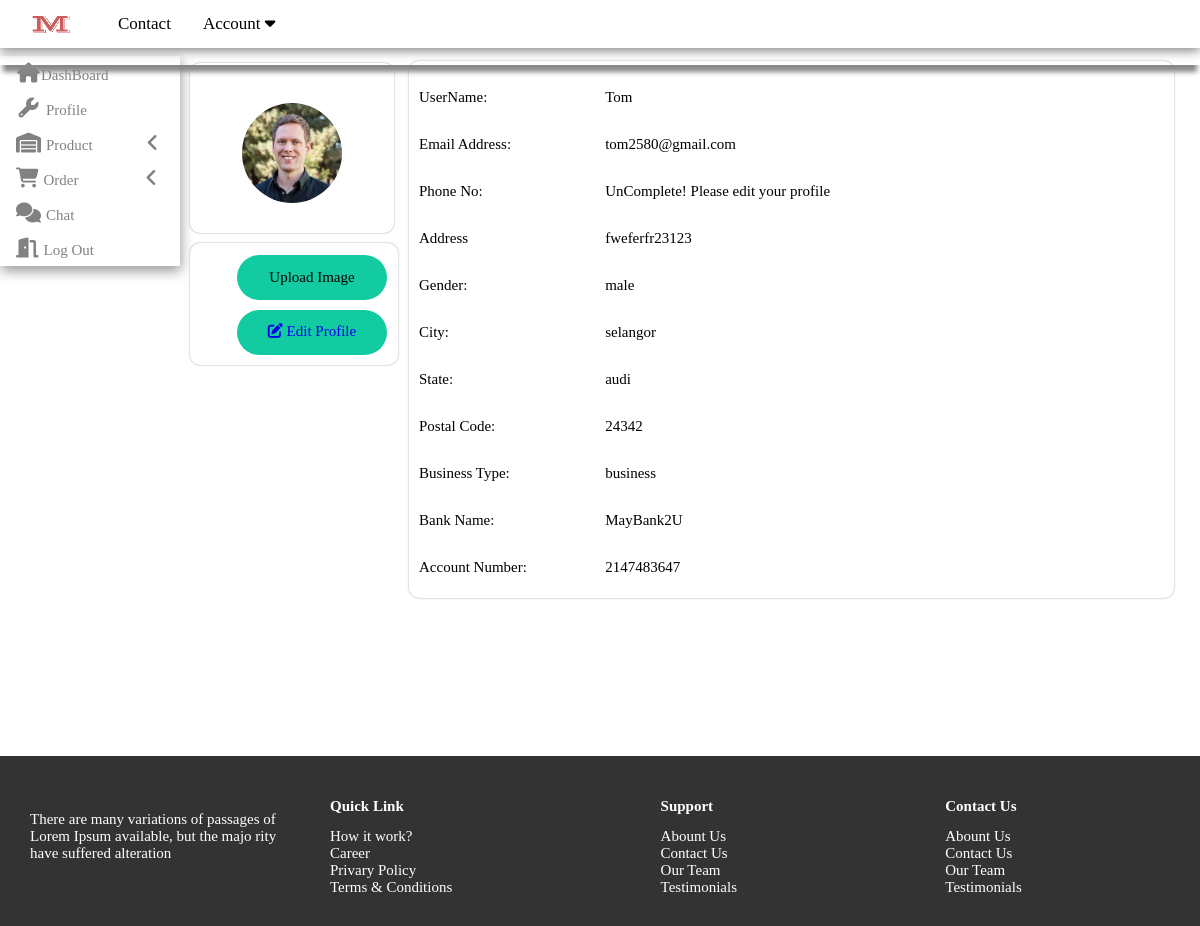
The app's page /seller/profile.php (signed in) with its own data.
### tables this page shows
CREATE TABLE `seller` (
  `sellerId` varchar(255) NOT NULL,
  `sellerName` varchar(255) NOT NULL,
  `email` varchar(255) NOT NULL,
  `phoneNo` int(12) NOT NULL,
  `gender` varchar(6) NOT NULL,
  `image` varchar(255) NOT NULL,
  `address` varchar(255) NOT NULL,
  `city` varchar(255) NOT NULL,
  `state` varchar(255) NOT NULL,
  `postalCode` int(5) NOT NULL,
  `businessType` varchar(255) NOT NULL,
  `bankName` varchar(255) NOT NULL,
  `accountNo` int(17) NOT NULL,
  `password` varchar(255) NOT NULL,
  `lastLogin` timestamp NOT NULL DEFAULT current_timestamp()
);

### seller/profile.php (the view, shortened to what this page needs)
<?php
    include("../config.php");
    $warningText = "UnComplete! Please edit your profile";
    if(isset($_SESSION['sellerId'])){
        $sid = $_SESSION['sellerId'];
        $getData = "select * from seller where sellerId='$sid'";
        $result = $conn->query($getData);
        if($result->num_rows > 0){
            while($row = $result->fetch_assoc()){
                $name=$row['sellerName'];
                $email=$row['email'];
                $phoneNo=$row['phoneNo'];
                $gender=$row['gender'];
                $address=$row['address'];
                $city=$row['city'];
                $state=$row['state'];
                $postalCode=$row['postalCode'];
                $businessType=$row['businessType'];
                $bankName=$row['bankName'];
                $accountNo=$row['accountNo'];
                if(empty($phoneNo)){
                    $phoneNo = $warningText;
                }
            }
        }
    }
?>
<!DOCTYPE html>
<html>
<head>
    <link rel="stylesheet" href="https://cdnjs.cloudflare.com/ajax/libs/font-awesome/4.7.0/css/font-awesome.min.css">
    <link rel="stylesheet" type="text/css" href="../css/reset.css">
    <link rel="stylesheet" type="text/css" href="../css/sellerstyle.css">
    <link rel="stylesheet" type="text/css" href="../css/profilestyle.css">
    <link rel="stylesheet" type="text/css" href="../css/footer.css">
</head>
<body>
    <?php require 'header.php' ?>
    <div class="content">
        <?php require 'asideLeft.php' ?>
        <aside class="contentbar">
            <form action="profile.php" method="post" enctype="multipart/form-data">
                <div class="profile-box">
                    <div class="profile-box-left">
                        <div class="profile-image-box">
                            <div class="profile-box-left-image">
                                <div class="upload-image-box">
                                    <?php
                                    if(isset($_SESSION['sellerId'])){
                                        if(empty($image)){
                                            echo "<img src=\"../images/userIcon.png\" id=\"my-img\" alt=\"\" width=100 height=100\>";
                                        }else{
                                            echo "<img src=\"../images/profileImage/$image\" id=\"my-img\" alt=\"\" width=100 height=100\>";
                                        }
                                    }else {
                                        echo "<img src=\"../images/userIcon.png\" id=\"my-img\" alt=\"\" width=100 height=100\>";
                                    }
                                    ?>
                                </div>
                            </div>
                        </div>
                        <div class="profile-box-left-tools">
                                <div class="images-upload-button-box" >
                                    <button type="submit" name="upload" class="upload-image-btn">Upload Image</button>
                                </div>
                                <div class="edit-box">
                                    <a href="./editProfile.php?sellerId=<?php echo $sid?>"><i class="fas fa-edit"></i> Edit Profile</a>
                                </div>
                        </div>
                    </div>
                    <div class="profile-box-right">
                        <div class="profile-box-row">
                            <div class="profile-col-25">
                                <label for="username">UserName:</label>
                            </div>
                            <div class="profile-col-75">
                                <label for="username" class="profile-edit-mode"><?php echo $name ?></label>
                            </div>
                        </div>
                        <div class="profile-box-row">
                            <div class="profile-col-25">
                                <label for="email">Email Address:</label>
                            </div>
                            <div class="profile-col-75">
                                <label for="username" class="profile-edit-mode"><?php echo $email ?></label>
                            </div>
                        </div>
                        <div class="profile-box-row">
                            <div class="profile-col-25">
                                <label for="phone">Phone No:</label>
                            </div>
                            <div class="profile-col-75">
                                <label for="username" class="profile-edit-mode"><?php echo $phoneNo ?></label>
                            </div>
                        </div>
                        <div class="profile-box-row">
                            <div class="profile-col-25">
                                <label for="address">Address</label>
                            </div>
                            <div class="profile-col-75">
                                <label for="username" class="profile-edit-mode"><?php echo $address ?></label>
                            </div>
                        </div>
                        <div class="profile-box-row">
                            <div class="profile-col-25">
                                <label for="gender">Gender:</label>
                            </div>
                            <div class="profile-col-75">
                                <label for="username" class="profile-edit-mode"><?php echo $gender ?></label>
                            </div>
                        </div>
                        <div class="profile-box-row">
                            <div class="profile-col-25">
                                <label for="city">City:</label>
                            </div>
                            <div class="profile-col-75">
                                <label for="username" class="profile-edit-mode"><?php echo $city ?></label>
                            </div>
                        </div>
                        <div class="profile-box-row">
                            <div class="profile-col-25">
                                <label for="status">State:</label>
                            </div>
                            <div class="profile-col-75">
                                <label for="username" class="profile-edit-mode"><?php echo $state ?></label>
                            </div>
                        </div>
                        <div class="profile-box-row">
                            <div class="profile-col-25">
                                <label for="spos">Postal Code:</label>
                            </div>
                            <div class="profile-col-75">
                                <label for="username" class="profile-edit-mode"><?php echo $postalCode ?></label>
                            </div>
                        </div>
                        <div class="profile-box-row">
                            <div class="profile-col-25">
                                <label for="BT">Business Type:</label>
                            </div>
                            <div class="profile-col-75">
                                <label for="username" class="profile-edit-mode"><?php echo $businessType ?></label>
                            </div>
                        </div>
                        <div class="profile-box-row">
                            <div class="profile-col-25">
                                <label for="bank">Bank Name:</label>
                            </div>
                            <div class="profile-col-75">
                                <label for="username" class="profile-edit-mode"><?php echo $bankName ?></label>
                            </div>
                        </div>
                        <div class="profile-box-row">
                            <div class="profile-col-25">
                                <label for="sacc">Account Number:</label>
                            </div>
                            <div class="profile-col-75">
                                <label for="username" class="profile-edit-mode"><?php echo $accountNo ?></label>
                            </div>
                        </div>
                        </div>
                </div>
        </form>
        </aside>
    </div>
    <?php require './footer.php' ?>
</body>
</html>

### css/sellerstyle.css (style rules this page uses)
body { margin:0;font-family:Arial;overflow-x: hidden; }
.content { width: 100%; background-color: #f2f2f2; margin-top: 56px; }
.content .contentbar { float: left; width: 85%; }

### css/profilestyle.css (style rules this page uses)
.profile-box { width: 100%; height: 700px; }
.profile-box-left { width: 20%; float:left; border-radius: 10px; padding: 10px; }
.profile-box-left .profile-image-box { height: 150px; background-color: white; margin-top: -3px; padding: 10px; border-radius: 10px; box-shadow: 0px 0px 2px #999; }
.profile-box-left-image, .profile-box-left-tools { width: 100%; border-radius: 10px; }
.profile-box-left .upload-image-box { margin: 30px auto; top: 19px; left: 60px; width: 100px; height: 100px; border-radius: 50%; overflow: hidden; background-repeat: no-repeat; background-position: 50%; background-size: cover; cursor: pointer; }
.profile-box-left .upload-image-box img { background-repeat: no-repeat; background-size: cover; }
.profile-box-left .profile-box-left-tools { margin-top: 10px; background-color: white; box-shadow: 0px 0px 2px #999; padding: 2px; padding-bottom: 10px; }
.profile-box-left .profile-box-left-tools .edit-box,.images-upload-button-box { border: 0; border-radius: 30px; width: 150px; height: 45px; color: white; background-color: #12CBA1; margin: 10px 0px 0px 45px; outline: none; text-align: center; }
.upload-image-btn { border:0px; background: none; line-height: 43px; outline: none; }
.edit-box a { text-decoration: none; line-height: 43px; }
.profile-box-right { width: 73%; float: left; border-radius: 10px; background-color: white; padding: 10px; margin:5px; box-shadow: 0px 0px 2px #999; }
.profile-box-right .profile-box-row .profile-col-25 { float: left; width: 25%; margin-top: 6px; }
label { padding: 12px 12px 12px 0; display: inline-block; }
.profile-box-right .profile-box-row .profile-col-75 { float: left; width: 75%; margin-top: 6px; }

### records on screen
seller: image (picture), sellerName "Tom", email "tom2580@gmail.com", address "fweferfr23123", gender "male", city "selangor", state "audi", postalCode "24342", businessType "business", bankName "MayBank2U", accountNo "2147483647"

### other values on screen
$phoneNo "UnComplete! Please edit your profile"
